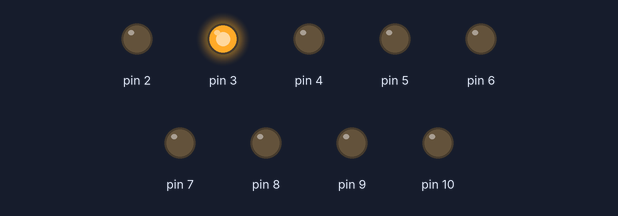
A sketch run on a simulated Arduino Uno, built with avr-gcc and run on an emulated ATmega328P. Parts: output pins drawn as LEDs (lit = HIGH).

Above: at 0.3 s.
At 1.1 s:
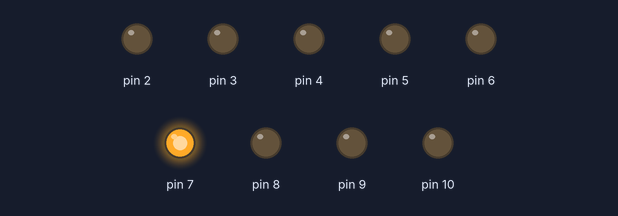
At 1.8 s:
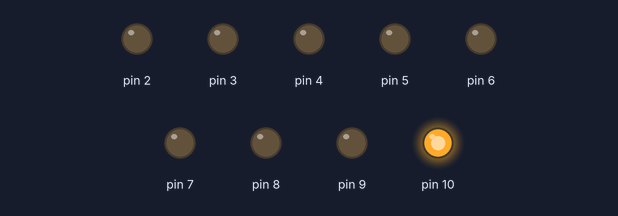
At 3.1 s:
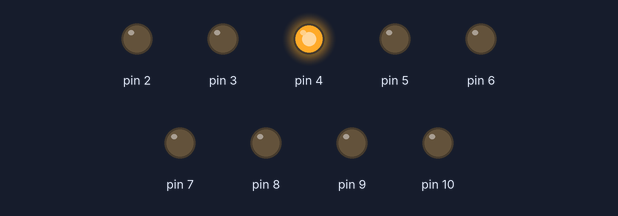
At 4.5 s:
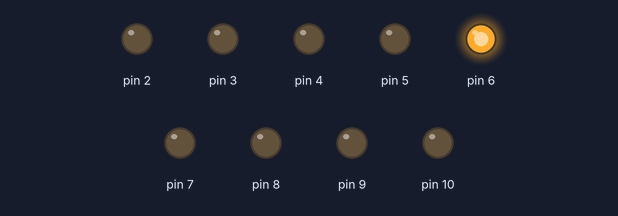
At 7.2 s:
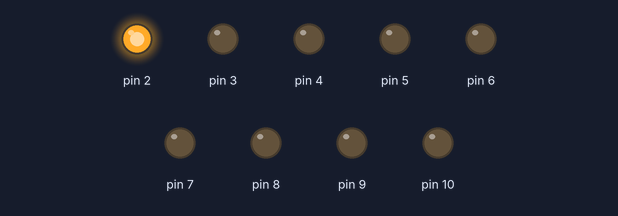
Timing chart, 0 to 8.3 s (numbered marks = the images above):
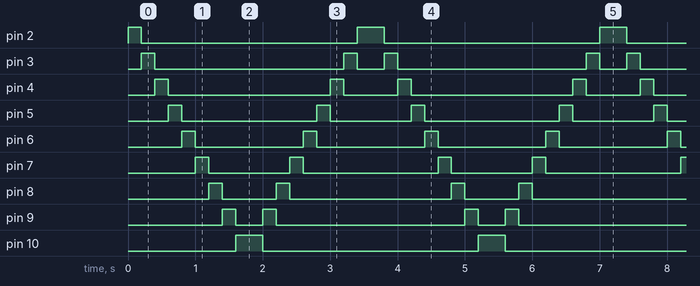

The sketch:

walking-led.ino
```cpp
void setup() {
  // inisialisasi pin 2 - 10 sebagai output
  for(int i=2; i<=10; i++) {
    pinMode(i, OUTPUT);
  }
}

void loop() {
// LED nyala dari kiri
  for(int i=2; i<=10; i++) {
    digitalWrite(i, 1);
    delay(200);
    digitalWrite(i, 0);
  }

// LED nyala dari kanan
  for(int i=10; i>=2; i--) {
    digitalWrite(i, 1);
    delay(200);
    digitalWrite(i, 0);
  }
}
```

Measured:
- by itself, pin 2: repeats every 3.6 s: LOW 3.2 s, HIGH 0.40 s
- by itself, pin 3: repeats every 3.6 s: LOW 2.8 s, HIGH 0.20 s, LOW 0.40 s, HIGH 0.20 s
- by itself, pin 4: repeats every 3.6 s: LOW 2.4 s, HIGH 0.20 s, LOW 0.80 s, HIGH 0.20 s
- by itself, pin 5: repeats every 3.6 s: LOW 2.0 s, HIGH 0.20 s, LOW 1.2 s, HIGH 0.20 s
- by itself, pin 6: alternates HIGH for 0.20 s and LOW for 1.6 s
- by itself, pin 7: repeats every 3.6 s: LOW 1.2 s, HIGH 0.20 s, LOW 2.0 s, HIGH 0.20 s
- by itself, pin 8: repeats every 3.6 s: LOW 0.80 s, HIGH 0.20 s, LOW 2.4 s, HIGH 0.20 s
- by itself, pin 9: repeats every 3.6 s: LOW 0.40 s, HIGH 0.20 s, LOW 2.8 s, HIGH 0.20 s
